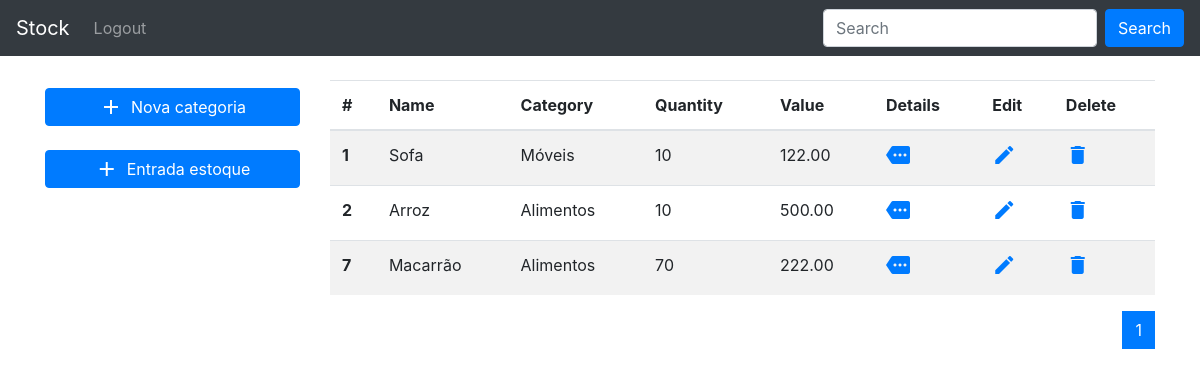
Before: /?page=2 with the older database file.
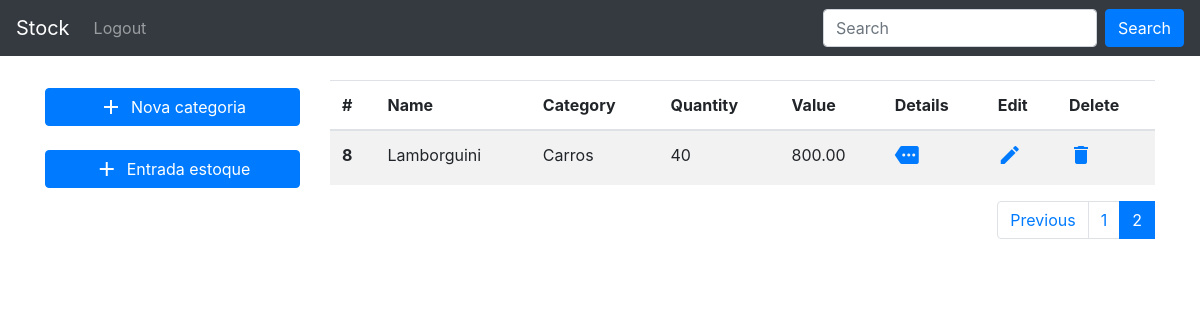
After: the same page with the newer database file.
### stock_control/models.py (models this page shows, shortened)
class Stock(models.Model):
    name = models.CharField(max_length=100)
    category = models.ForeignKey(
        Category, null=True, on_delete=models.SET_NULL
    )
    quantity = models.IntegerField()
    unitary_value = models.DecimalField(max_digits=5, decimal_places=2)
    created_date = models.DateTimeField(default=timezone.now)
    published_date = models.DateTimeField(blank=True, null=True)
    class Meta:
        verbose_name = 'Stock'
        verbose_name_plural = 'Stocks'
        ordering=['id']

class Category(models.Model):
    name = models.CharField(max_length=100)
    description = models.CharField(max_length=200)
    class Meta:
        verbose_name = 'Category'
        verbose_name_plural = 'Categories'
    def __str__(self):
        return self.name

### stock_control/views.py (the view)
# urls.py: path('', views.stock_list, name="home"),
def stock_list(request):
    stock = Stock.objects.all()
    all_stock = Paginator(stock, 3)
    page_number = request.GET.get('page')
    page_obj = all_stock.get_page(page_number)
    return render(request, 'stock_control/stock_list.html', {
        'all_stock': page_obj,
        'range_pages': range(1, page_obj.paginator.num_pages+1)
    })

### stock_control/templates/stock_control/stock_list.html (shortened to what this page needs)
{% extends 'stock_control/base.html' %}
{% block container %}
<div class="container mt-4">
  <div class="row">
    <div class="col">
      <ul class="nav flex-column pt-2">
        <li class="nav-item">
          <a class="btn btn-primary" href="{% url 'category_add' %}" style="display: flex; align-items: center; justify-content: center;">
            <span class="material-icons mr-2">
            </span>
            Nova categoria
          </a>
        </li>
        <li class="nav-item mt-4 mb-3">
          <a class="btn btn-primary" href="{% url 'stock_create' %}" style="display: flex; align-items: center; justify-content: center;">
            <span class="material-icons mr-2">
            </span>
            Entrada estoque
          </a>
        </li>
      </ul>
    </div>
    <div class="col-9">
      <table class="table table-striped">
        <thead>
          <tr>
            <th scope="col">#</th>
            <th scope="col">Name</th>
            <th scope="col">Category</th>
            <th scope="col">Quantity</th>
            <th scope="col">Value</th>
            <th scope="col">Details</th>
            <th scope="col">Edit</th>
            <th scope="col">Delete</th>
          </tr>
        </thead>
        <tbody>
          {% for stock in all_stock %}
          <tr>
            <th scope="row">{{ stock.id }}</th>
            <td>{{ stock.name }}</td>
            <td>{{ stock.category }}</td>
            <td>{{ stock.quantity }}</td>
            <td>{{ stock.unitary_value }}</td>
            <td><a href="{% url 'stock_detail' stock.id%}">
                <span class="material-icons">
                </span>
              </a></td>
            <td><a href="{% url 'stock_edit' stock.id%}">
                <span class="material-icons">
                </span>
              </a></td>
            <td><a href="{% url 'stock_delete' stock.id%}">
                <span class="material-icons">
                </span>
              </a></td>
          </tr>
          {% endfor %}
        </tbody>
      </table>
      <nav aria-label="Page navigation example">
        <ul class="pagination justify-content-end">
          <li class="page-item">
            {% if all_stock.has_previous %}
            <a class="page-link" href="?page={{ all_stock.previous_page_number }}" tabindex="-1"
              aria-disabled="true">Previous</a>
            {% endif %}
          </li>
          {% for page in range_pages %}
          {% if page != all_stock.number %}
          <li class="page-item"><a class="page-link" href="?page={{ page }}">{{ page }}</a></li>
          {% else %}
          <li class="page-item active"><a class="page-link" href="?page={{ page }}">{{ page }}</a></li>
          {% endif %}
          {% endfor %}
        </ul>
      </nav>
    </div>
  </div>
</div>
{% endblock %}

Changed rows visible on the page:
no longer on this page (row unchanged): Stock: id "1", name "Sofa", category "Móveis", quantity "10", unitary_value "122.00"
no longer on this page (row unchanged): Stock: id "2", name "Arroz", category "Alimentos", quantity "10", unitary_value "500.00"
no longer on this page (row unchanged): Stock: id "7", name "Macarrão", category "Alimentos", quantity "70", unitary_value "222.00"
added Stock: id "8", name "Lamborguini", category "Carros", quantity "40", unitary_value "800.00"
Other visible differences:
text now shown: "Previous"
list line gone: "1"
new list line: "1"
new list line: "2"
